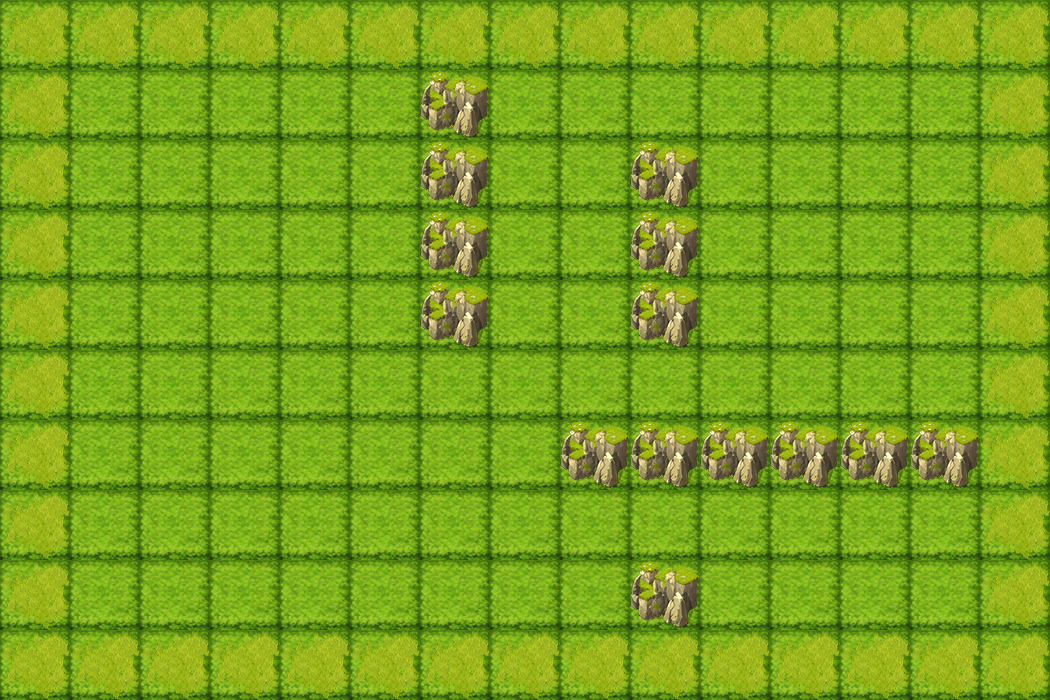

This game map was drawn from its Tiled (.tmx) file and the tilesets committed beside it. A one-line description and the trimmed map source follow:
An orthogonal 15x10 tile map with 70x70 px tiles, 2 tile layers (bgLayer, walkLayer) and 8 objects (player, key, exit, box_3, box_2, ...).

<map version="1.0" orientation="orthogonal" renderorder="right-down" width="15" height="10" tilewidth="70" tileheight="70" nextobjectid="13">
 <properties>
  <property name="hp" value="490" />
  <property name="speed" value="500" />
 </properties>
 <tileset firstgid="1" name="222" tilewidth="70" tileheight="70" tilecount="56">
  <image source="222.png" width="560" height="490" />
 </tileset>
 <layer name="bgLayer" width="15" height="10">
  <data>[150 cells, 150 non-empty, 1 distinct tile ids]</data>
 </layer>
 <layer name="walkLayer" width="15" height="10">
  <data>[150 cells, 60 non-empty, 2 distinct tile ids]</data>
 </layer>
 <objectgroup name="object0">
  <object id="1" name="player" x="770" y="350" width="70" height="70">
   <properties>
    <property name="hp" value="480" />
    <property name="speed" value="500" />
   </properties>
  </object>
 </objectgroup>
 <objectgroup name="object1">
  <object id="2" name="key" x="910" y="70" width="70" height="70" />
  <object id="3" name="exit" x="910" y="560" width="70" height="70" />
 </objectgroup>
 <objectgroup name="object2">
  <object id="4" name="box_3" x="350" y="350" width="70" height="70" />
  <object id="5" name="box_2" x="560" y="490" width="70" height="70" />
  <object id="6" name="box_1" x="70" y="560" width="70" height="70" />
 </objectgroup>
 <objectgroup name="object3" />
 <objectgroup name="object4">
  <object id="11" name="monster_1" x="350" y="210" width="70" height="70">
   <properties>
    <property name="dirX" value="1" />
    <property name="dirY" value="0" />
    <property name="path" value="monster_0.png" />
    <property name="reverse" value="-1" />
    <property name="speed" value="100" />
   </properties>
  </object>
  <object id="12" name="monster_0" x="700" y="210" width="70" height="70">
   <properties>
    <property name="dirX" value="1" />
    <property name="dirY" value="0" />
    <property name="path" value="monster_0.png" />
    <property name="reverse" value="-1" />
    <property name="speed" value="100" />
   </properties>
  </object>
 </objectgroup>
</map>
